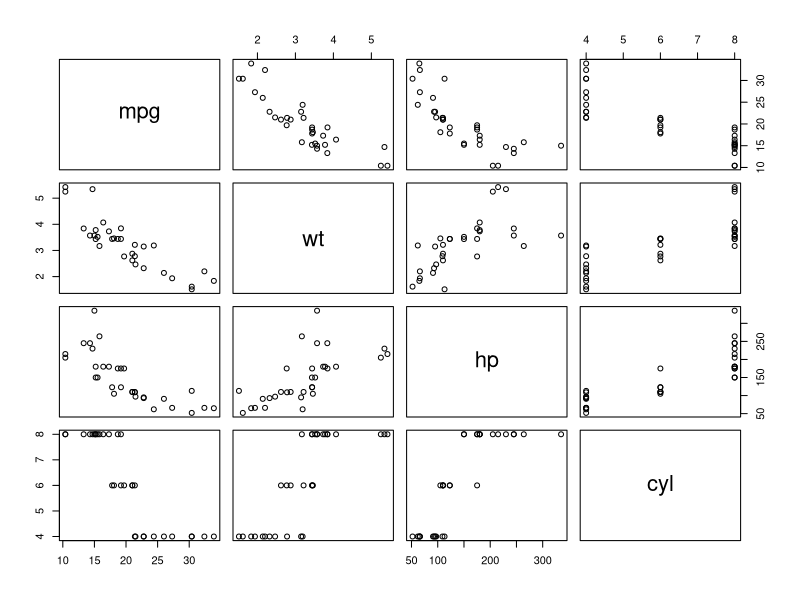
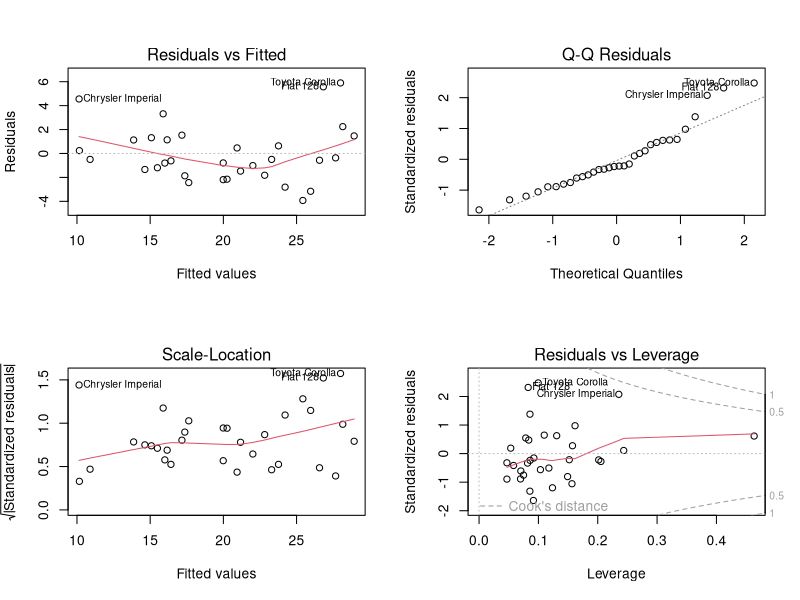

Here is the R script that generated these plots, in order:
# Load data
data(mtcars)

# Quick overview
str(mtcars)
summary(mtcars)

# Correlation matrix for numerical variables
cor(mtcars[, c("mpg", "wt", "hp", "cyl")])

# Simple scatterplot matrix
pairs(mtcars[, c("mpg", "wt", "hp", "cyl")])

# Fit the model
model <- lm(mpg ~ wt + hp + cyl, data = mtcars)

# Basic summary output
summary(model)

# Basic diagnostic plots (4-panel layout)
par(mfrow = c(2, 2))
plot(model)
par(mfrow = c(1, 1))

# install.packages("car")  # run once if not installed
library(car)

vif(model)

